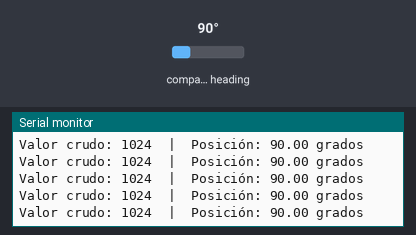
Bench run of a sketch on a simulated Arduino Uno, built with avr-gcc and run on an emulated ATmega328P. Shown: the last lines printed to the serial monitor. Wiring (inferred from the names in the program): AS5600 angle sensor at I2C address 0x36. The test bench sets the inputs (shaded band); at power-on: compass heading 90°.

Above: at 1.2 s.
1.3 s: compass heading set to 10°
At 2.2 s:
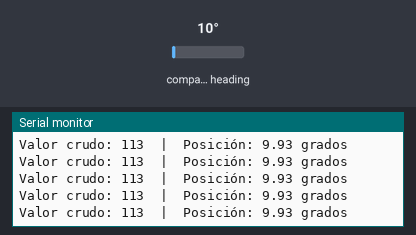
2.8 s: compass heading set to 7°
At 3.6 s:
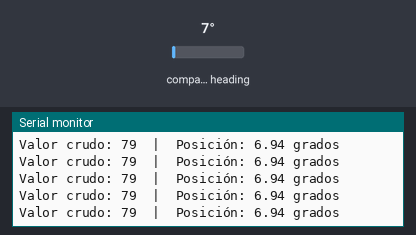
Timing chart, 0 to 5.8 s (numbered marks = the images above; inputs shaded):
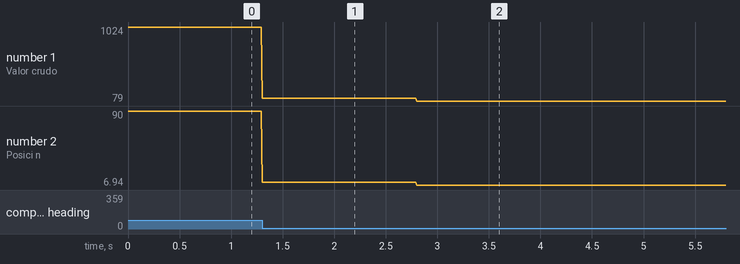

The sketch:

lecturadeAnguloas5600.ino
```cpp
#include <Wire.h>

// Dirección I2C de fábrica del AS5600
#define AS5600_ADDRESS 0x36

// Registros de memoria donde se guarda la posición (Angle)
#define RAW_ANGLE_MSB 0x0C  // Byte más significativo
#define RAW_ANGLE_LSB 0x0D  // Byte menos significativo

void setup() {
  // Iniciar comunicación serial para ver los datos en pantalla
  Serial.begin(115200);

  // Iniciar el bus I2C
  Wire.begin();

  // Opcional: Aumentar la velocidad del I2C a 400kHz para lecturas más rápidas en control PID
  Wire.setClock(400000);
}

void loop() {
  // 1. Obtener la lectura cruda del sensor
  int raw_angle = leerAnguloAS5600();

  // 2. Convertir el valor crudo a grados
  // El AS5600 es de 12 bits, su valor máximo es 4095 (4096 pasos)
  float grados = (raw_angle / 4096.0) * 360.0;

  // 3. Imprimir en el Monitor Serie
  Serial.print("Valor crudo: ");
  Serial.print(raw_angle);
  Serial.print("  |  Posición: ");
  Serial.print(grados);
  Serial.println(" grados");

  delay(10); // Pequeña pausa de 10ms
}

// Función dedicada para leer los registros por I2C
int leerAnguloAS5600() {
  int angle = 0;

  // Apuntar al registro donde empieza el dato (MSB)
  Wire.beginTransmission(AS5600_ADDRESS);
  Wire.write(RAW_ANGLE_MSB);
  Wire.endTransmission();

  // Solicitar 2 bytes de información al sensor
  Wire.requestFrom(AS5600_ADDRESS, 2);

  // Verificar si recibimos los 2 bytes esperados
  if (Wire.available() <= 2) {
    byte msb = Wire.read(); // Leer el primer byte
    byte lsb = Wire.read(); // Leer el segundo byte

    // Unir los dos bytes.
    // Desplazamos el MSB 8 bits a la izquierda y aplicamos un OR lógico con el LSB
    angle = (msb << 8) | lsb;
  }

  return angle;
}
```

Measured:
- after the input at 1.3 s, the serial monitor: prints a new line at once (image 1)
- after the input at 2.8 s, the serial monitor: prints a new line at once (image 2)
- plotted number 1: 1024 → 113 after the input at 1.3 s, 113 → 79 after the input at 2.8 s
- plotted number 2: 90 → 9.93 after the input at 1.3 s, 9.93 → 6.94 after the input at 2.8 s
